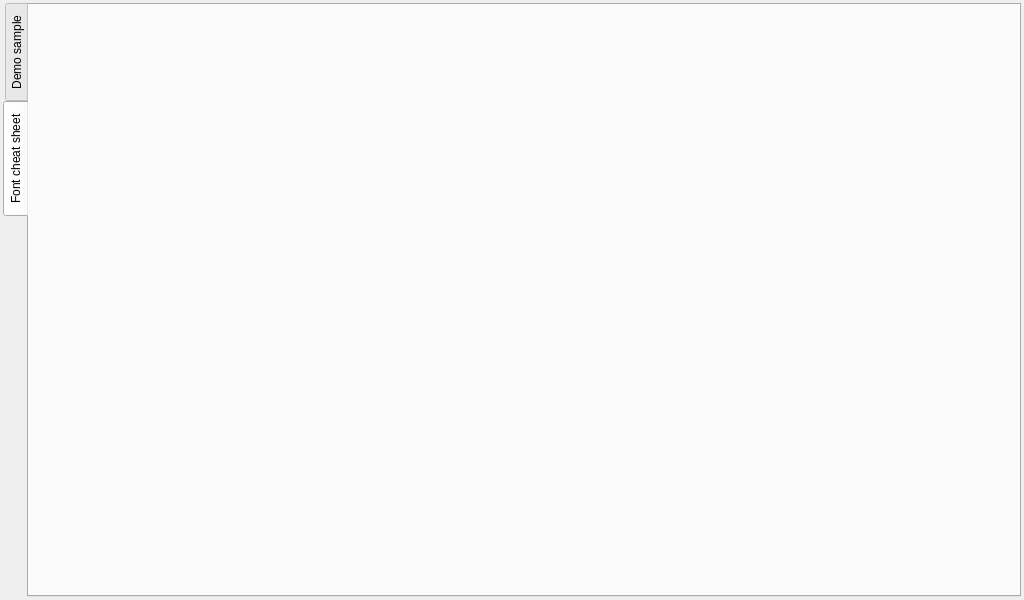
<?xml version="1.0" encoding="UTF-8"?>
<ui version="4.0">
 <class>MainWindow</class>
 <widget class="QMainWindow" name="MainWindow">
  <property name="geometry">
   <rect>
    <x>0</x>
    <y>0</y>
    <width>1024</width>
    <height>600</height>
   </rect>
  </property>
  <property name="windowTitle">
   <string>MainWindow</string>
  </property>
  <widget class="QWidget" name="centralwidget">
   <layout class="QVBoxLayout" name="verticalLayout">
    <property name="leftMargin">
     <number>3</number>
    </property>
    <property name="topMargin">
     <number>3</number>
    </property>
    <property name="rightMargin">
     <number>3</number>
    </property>
    <property name="bottomMargin">
     <number>3</number>
    </property>
    <item>
     <widget class="QTabWidget" name="tabWidget">
      <property name="tabPosition">
       <enum>QTabWidget::West</enum>
      </property>
      <property name="currentIndex">
       <number>1</number>
      </property>
      <widget class="WidgetSample" name="tabSample">
       <attribute name="title">
        <string>Demo sample</string>
       </attribute>
      </widget>
      <widget class="WidgetCheatSheet" name="tabCheatsheet">
       <attribute name="title">
        <string>Font cheat sheet</string>
       </attribute>
      </widget>
     </widget>
    </item>
   </layout>
  </widget>
 </widget>
 <customwidgets>
  <customwidget>
   <class>WidgetSample</class>
   <extends>QWidget</extends>
   <header>sample/WidgetSample.h</header>
   <container>1</container>
  </customwidget>
  <customwidget>
   <class>WidgetCheatSheet</class>
   <extends>QWidget</extends>
   <header>sample/WidgetCheatSheet.h</header>
   <container>1</container>
  </customwidget>
 </customwidgets>
 <resources/>
 <connections/>
</ui>
